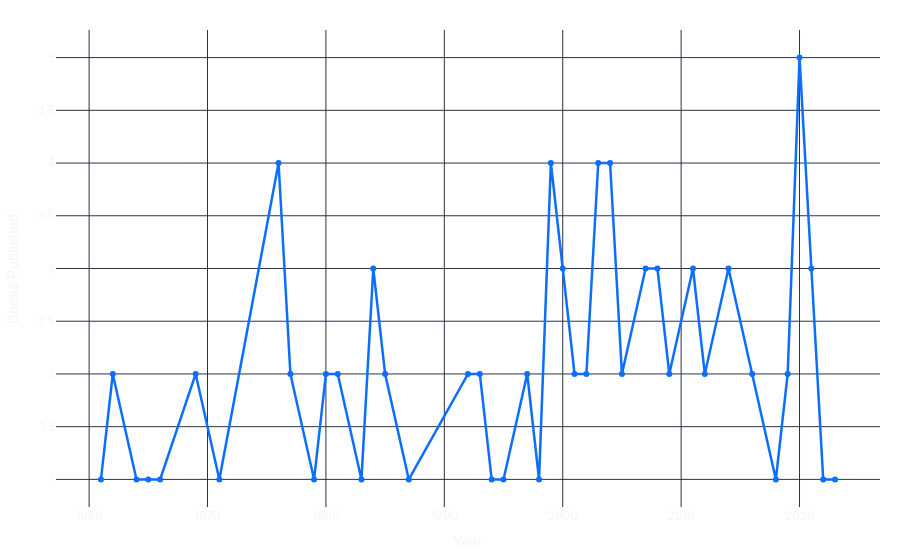

Notebook source saved alongside this figure:
### Code cell
fig_trend.show()  # Books published per year — an additional chart callback

### Figure 1 — Plotly figure (JSON) as saved in the notebook; plotly's stock layout.template omitted (floating-point values rounded to 4 significant figures)
{"data": [{"customdata": [[4.0], [3.722], [5.0], [4.302], [4.0], [3.973], [3.686], [4.5], [4.1], [4.214], [4.408], [4.473], [2.5], [3.287], [3.783], [4.0], [3.737], [3.78], [4.125], [3.583], [4.081], [4.0], [3.75], [3.974], [3.21], [3.158], [4.223], [3.95], [4.1], [4.137], [3.611], [3.062], [4.5], [3.438], [3.917], [3.857], [4.0], [4.167], [4.3], [4.0], [1.0], [4.0]], "hovertemplate": "Year=%{x}<br>Books Published=%{y}<br>avg_rating=%{customdata[0]:.2f}<extra></extra>", "legendgroup": "", "line": {"color": "#0d6efd", "dash": "solid", "width": 2.5}, "marker": {"size": 6, "symbol": "circle"}, "mode": "lines+markers", "name": "", "orientation": "v", "showlegend": false, "type": "scatter", "x": [1961, 1962, 1964, 1965, 1966, 1969, 1971, 1976, 1977, 1979, 1980, 1981, 1983, 1984, 1985, 1987, 1992, 1993, 1994, 1995, 1997, 1998, 1999, 2000, 2001, 2002, 2003, 2004, 2005, 2007, 2008, 2009, 2011, 2012, 2014, 2016, 2018, 2019, 2020, 2021, 2022, 2023], "xaxis": "x", "y": [1, 2, 1, 1, 1, 2, 1, 4, 2, 1, 2, 2, 1, 3, 2, 1, 2, 2, 1, 1, 2, 1, 4, 3, 2, 2, 4, 4, 2, 3, 3, 2, 3, 2, 3, 2, 1, 2, 5, 3, 1, 1], "yaxis": "y"}], "layout": {"font": {"family": "Inter, system-ui, sans-serif", "size": 12}, "legend": {"orientation": "h", "tracegroupgap": 0, "x": 0, "y": 1, "yanchor": "bottom"}, "margin": {"b": 40, "l": 40, "r": 20, "t": 30}, "paper_bgcolor": "rgba(0,0,0,0)", "plot_bgcolor": "rgba(0,0,0,0)", "xaxis": {"anchor": "y", "domain": [0, 1], "title": {"text": "Year"}}, "yaxis": {"anchor": "x", "domain": [0, 1], "title": {"text": "Books Published"}}}}
